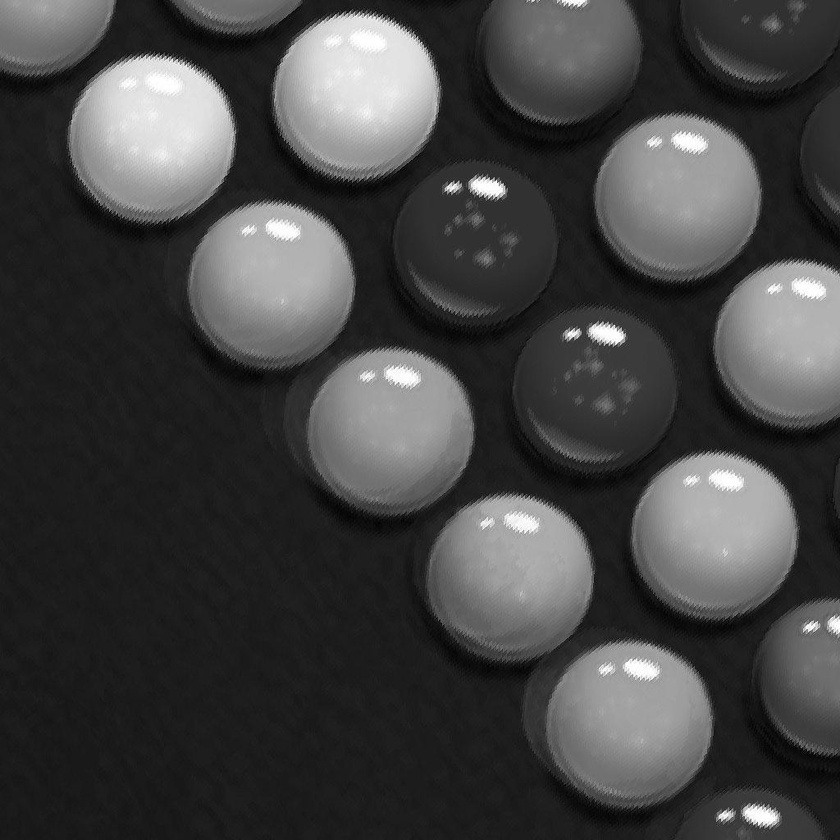
#> input picture lab5/bubble.jpg, 840 x 840 px, shrunk from 1024 x 1024 before the run
$ jupyter execute Lab5_2106750830_ValenciusApriadyPrimayudha.ipynb
#> lines starting #> are read from the running program, lines starting #| are printed output that depends on the picture; after the words box and inside, x2 and y2 are one past the last pixel; in counts of white or black regions, pixels touching at a corner belong together
[cell 1]
# Import packages
import cv2
import numpy as np
from matplotlib import pyplot as plt
from skimage import io, color, filters, util
from skimage.morphology import disk, ball

from skimage.color import rgb2gray
from skimage.filters import sobel
from skimage.segmentation import mark_boundaries, slic
from skimage.util import img_as_float

### 1. Terdapat suatu gambar bubble.jpg yang terdiri dari beberapa bubble

[cell 2]
bubble = io.imread('bubble.jpg')
#> bubble is the input picture: shape (840, 840); min 0, max 255, mean 67.3
plt.imshow(bubble, cmap="gray")

1.a Lakukan Basic Edge Detection dengan thresholding pada citra tersebut

[cell 3]
sobel = util.img_as_ubyte(filters.sobel(bubble))
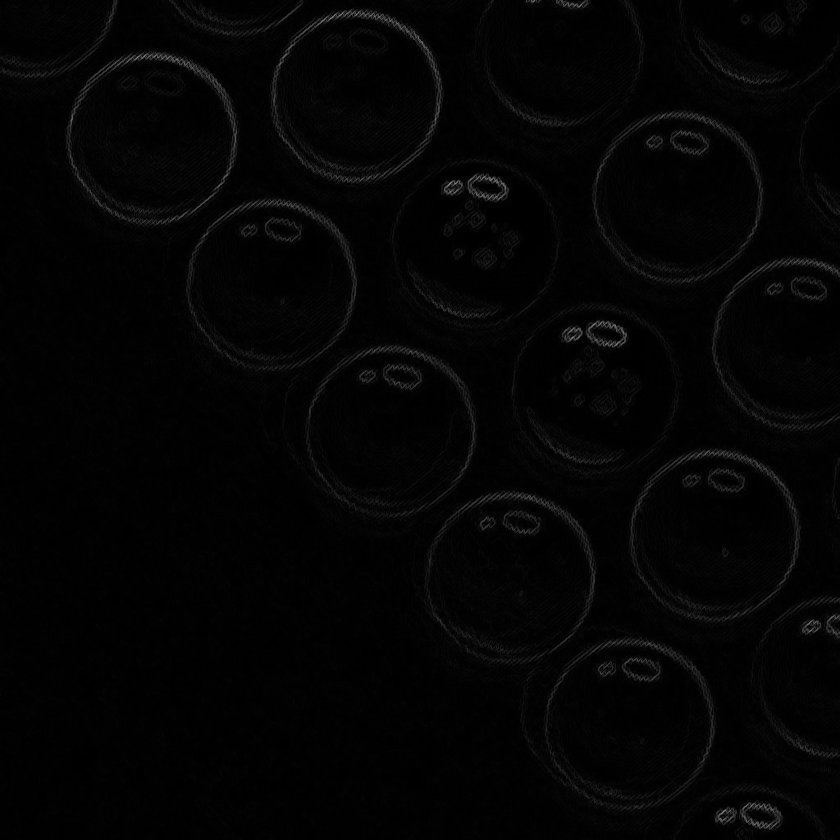
#> sobel: shape (840, 840); min 0, max 136, mean 3.9

# Anda dapat bereksperimen dengan nilai lower and upper bound lain dari threshold
_, sobel_threshold = cv2.threshold(sobel, 15, 255, cv2.THRESH_BINARY)
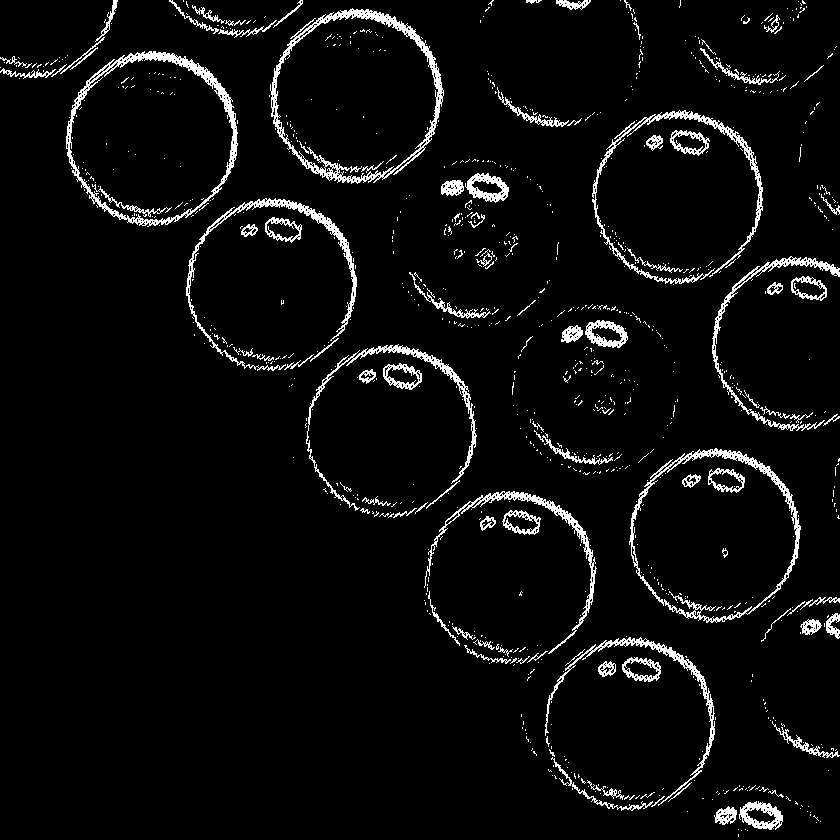
#> sobel_threshold: shape (840, 840); 4.8% white in thin lines or dots

plt.figure(figsize=(15,7.5))
plt.subplot(131),plt.imshow(bubble, cmap="gray")
plt.axis("off")
plt.title('Original Image')
plt.subplot(132),plt.imshow(sobel, cmap='gray')
plt.axis("off")
plt.title('Sobel Image')
plt.subplot(133),plt.imshow(sobel_threshold, cmap='gray')
plt.axis("off")
plt.title('Sobel Thresholded Image')
plt.show()
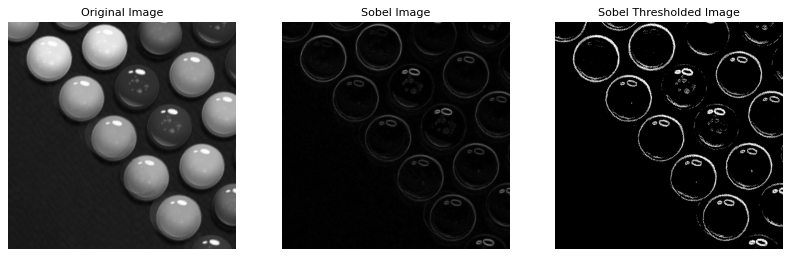
#> figure drawn by matplotlib, 3 panels

[cell 4]
G = util.img_as_ubyte(bubble)
T = filters.threshold_otsu(G)
#> T = 93
S = util.img_as_float(G > T)
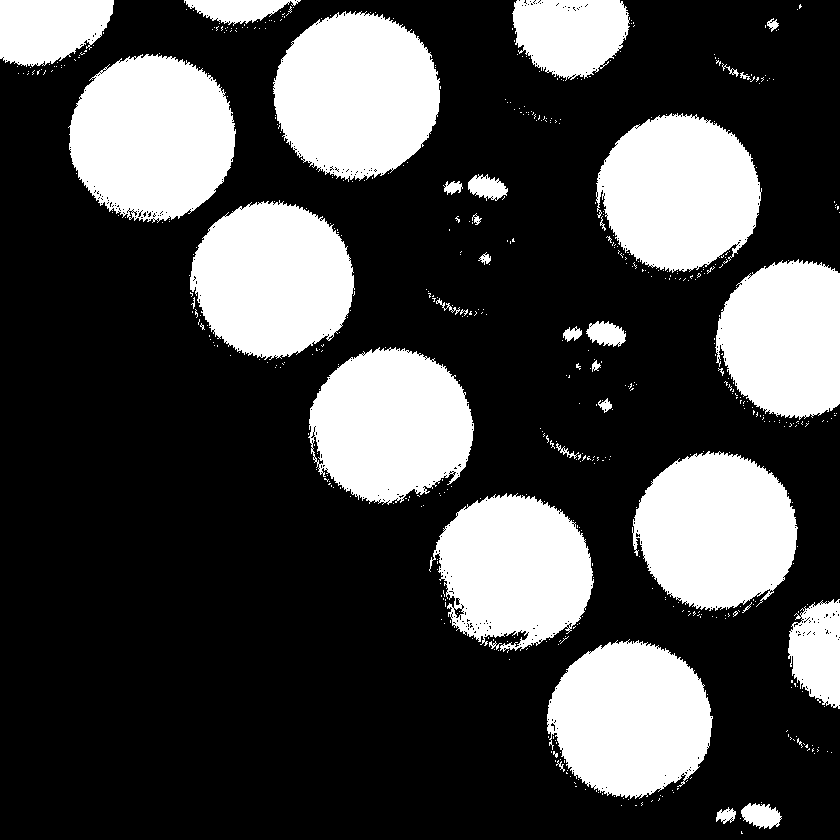
#> S: shape (840, 840) float64; values 0 (black) and 1 (white), 28.3% white; 572 white regions (538 under 20 px), largest, box (x1, y1, x2, y2) and area: (273, 11, 440, 182) 21529, (68, 54, 236, 223) 21514, (632, 451, 798, 611) 19883

plt.figure(figsize=(20,10))
plt.subplot(1,2,1); plt.imshow(bubble, cmap="gray")
plt.title('Original'); plt.axis("off")
plt.subplot(1,2,2); plt.imshow(1-S, cmap='gray')
plt.title("Otsu Thresholded"); plt.axis("off")
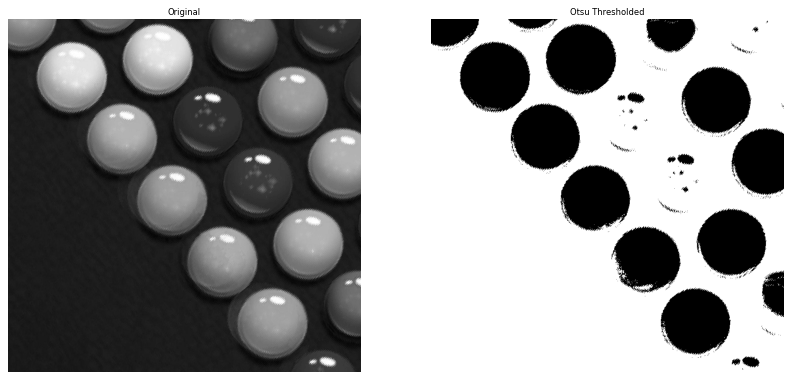
#> figure drawn by matplotlib, 2 panels

[cell 5]
hist, bins = np.histogram(T.flatten(), bins=256, range=[0,256])
#> hist = 256 values, max 1 at index 93, min 0 at index 0, mean 0.00391; bins = 257 values from 0 to 256

# Plot the histogram
plt.plot(bins[:-1], hist, lw=2)
plt.title("Histogram of Otsu's Threshold")
plt.xlim([0, 256])  # Assuming the image is 8-bit, if not, adjust this accordingly

plt.tight_layout()  # Adjust subplots to fit into figure area.
plt.show()
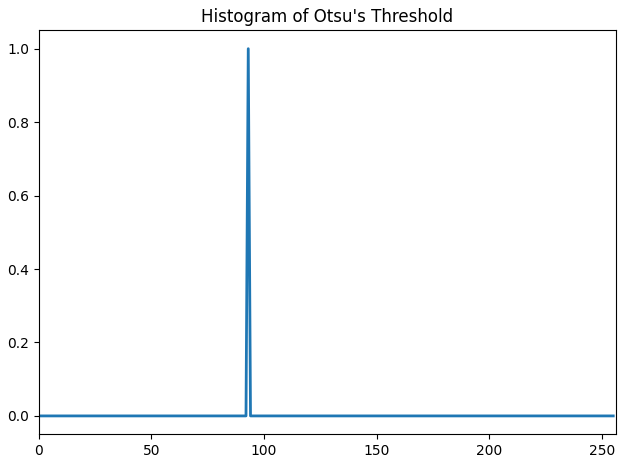
#> figure drawn by matplotlib, 1 panel; curve peaks at x = 93, y = 1

**1.c Jelaskan perbedaan hasil dari basic edge detection + thresholding pada (a) dan Otsu’s Thresholding pada (b) dan alasan mengapa perbedaan tersebut bisa terjadi.**

Hasil citra dari basic edge detection + thresholding memiliki warna putih pada edge atau pinggiran objek pada citra bubble, sedangkan hasil citra dari Otsu's Thresholding memberikan warna putih pada intensitas piksel rendah yang pada citra bubble. Hal tersebut dikarenakan hasil citra dari basic edge detection cenderung menitikberatkan pada deteksi edge pada gambar bubble, sedangkan hasil citra Otsu's thresholding menitikberatkan pada perbedaan intensitas piksel pada citra yang termasuk. Kedua hal tersebut memberikan gambaran pendekatan yang berbeda untuk mendapatkan segmentasi citra pada sebuah gambar dimana citra yang dilakukan basic edge detection + thresholding memanfaatkan sifat diskontinuitas dari intensitas piksel sedangkan Otsu's thresholding memanfaatkan similaritas antarpiksel pada citra.

**1.d Tentukan metode mana yang lebih optimal untuk citra ini dan mengapa?**

Menurut saya metode yang lebih optimal untuk citra di atas adalah edge detection + thresholding. Hal tersebut dikarenakan jika kita menggunakan Otsu's thresholding, yang mana memanfaatkan similaritas antarpiksel, terdapat beberapa objek bubble pada citra di atas yang memiliki intensitas piksel yang serupa dengan backgroundnya. Sebagai contoh pada citra di atas terdapat beberapa objek bubble yang memiliki warna cenderung gelap menuju hitam yang sama dengan mirip dengan warna background citra. Hal tersebut mengakibatkan segmentasi citra yang dilakukan kemudian dengan otsu's thresholding memberikan hasil yang tidak terlalu baik. Pada gambar hasil otsu's thresholidng di atas dapat dilihat bahwa hasilnya kemudian tidak terlalu membentuk objek bubble seperti yang seharusnya atau yang diinginkan.

Sedangkan untuk hasil visualisasi yang didapatkan dengan metode edge detection + thresholding segmentasi gambar yang dihasilkan terlihat lebih jelas sehingga setiap objek bubble dapat dideteksi dengan baik dan segmentasi gambar dapat dikatakan berhasil. Hal tersebut dikarenakan masih terdapat beberapa piksel yang memiliki intensitas yang lebih tinggi pada pinggir objek bubble tersebut sehingga objek bubble tersebut kemudian dapat dideteksi oleh edge detection dan dengan memanfaatkan thresholding berhasil menangkap edge dan memberikan bentuk pada objek bubble dengan baik.

### 2. Diberikan sebuah citra “flower.jpg”

[cell 6]
flower = io.imread('flower.jpeg')
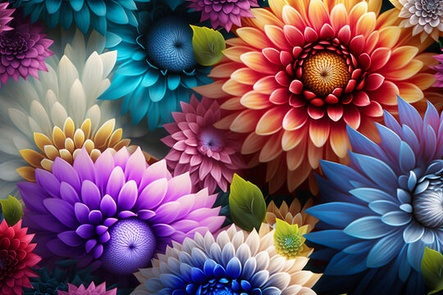
#> input picture lab5/flower.jpeg, 443 x 295 px, shrunk from 540 x 360 before the run
#> flower is the input picture: shape (295, 443, 3); mean R, G, B 113.5, 85.6, 101.9
plt.imshow(flower)
plt.axis("off")

**2.a  Gunakan algoritma SLIC untuk melakukan segmentasi dengan variasi jumlah segmen 10, 50, dan 100.**

[cell 7]
segments_num = [10, 50, 100]

plt.figure(figsize=(20,7))
counter = 1
for num in segments_num:
    plt.subplot(1,3,counter)
    plt.imshow(mark_boundaries(flower, slic(flower, n_segments=num)))
    plt.title(f"SLIC dengan jumlah segment {num}")
    plt.axis("off")
    counter += 1
#> after the loop, counter = 4
plt.show()
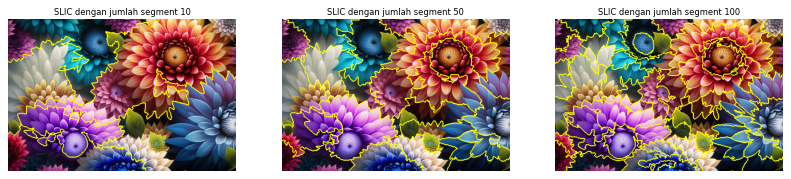
#> figure drawn by matplotlib, 3 panels

**2.b Visualisasikan hasil (a) dalam bentuk penyeragaman piksel untuk setiap superpiksel yang telah disegmentasi. Gunakan nilai median untuk memilih piksel yang dipilih untuk setiap superpiksel.**

[cell 8]
def superpixel_median_image(image, slic_labels):
    """
        Code taken from https://stackoverflow.com/a/57746835
        Turn image into superpixel image, given SLIC segment labels.
    """
    im_rp = image.reshape((image.shape[0]*image.shape[1],image.shape[2]))
    sli_1d=np.reshape(slic_labels,-1)
    uni=np.unique(sli_1d)
    new_img=np.zeros(im_rp.shape)
    for i in uni:
        loc=np.where(sli_1d==i)[0]
        #print(loc)
        mm=np.median(im_rp[loc,:],axis=0)
        new_img[loc,:]=mm
    return np.reshape(new_img,[image.shape[0],image.shape[1],image.shape[2]]).astype('uint8')

[cell 9]
segments_num = [10, 50, 100]

plt.figure(figsize=(20,7))
counter = 1
for num in segments_num:
    plt.subplot(1,3,counter)
    plt.imshow(superpixel_median_image(flower, slic(flower, n_segments=num)))
    plt.title(f"Penyeragaman piksel SLIC dengan jumlah segment {num}")
    plt.axis("off")
    counter += 1
#> this loop made 3 passes
#> uni in superpixel_median_image on pass 1: [1, 2, 3, 4, 5, 6]
#> after the loop, counter = 4
plt.show()
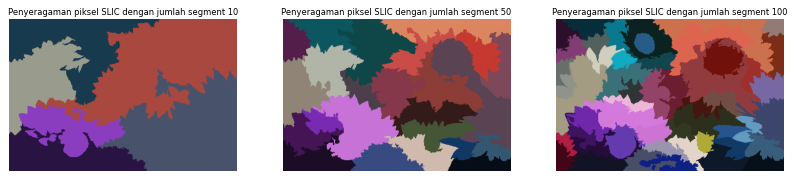
#> figure drawn by matplotlib, 3 panels
